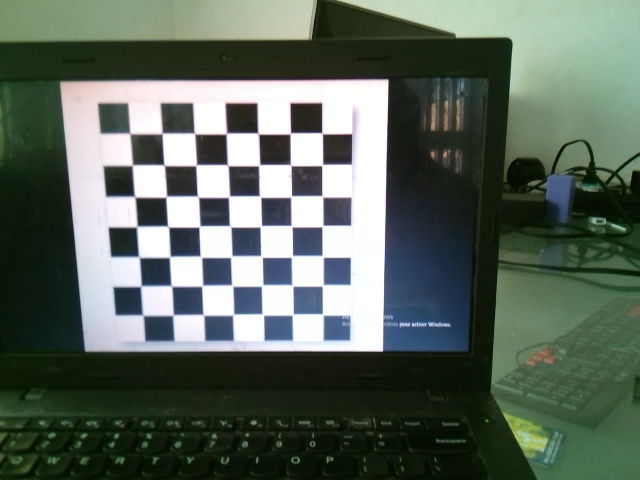
#> input picture deep/camera/left/1.jpg, 640 x 480 px; its folder holds only this picture in this run
$ python calibrate.py
#> lines starting #> are read from the running program, lines starting #| are printed output that depends on the picture; after the words box and inside, x2 and y2 are one past the last pixel; in counts of white or black regions, pixels touching at a corner belong together; long printed decimals are rounded
import cv2
import numpy as np
import os
import glob

# Defining the dimensions of checkerboard
CHECKERBOARD = (7, 7)
criteria = (cv2.TERM_CRITERIA_EPS + cv2.TERM_CRITERIA_MAX_ITER, 30, 0.001)

# Creating vector to store vectors of 3D points for each checkerboard image
objpoints = []
# Creating vector to store vectors of 2D points for each checkerboard image
imgpoints = []

# Defining the world coordinates for 3D points
objp = np.zeros((1, CHECKERBOARD[0] * CHECKERBOARD[1], 3), np.float32)
objp[0, :, :2] = np.mgrid[0:CHECKERBOARD[0], 0:CHECKERBOARD[1]].T.reshape(-1, 2)
prev_img_shape = None

# Extracting path of individual image stored in a given directory
images = glob.glob('camera/left/*.jpg')
for fname in images:
    img = cv2.imread(fname)
#> img is the input picture: shape (480, 640, 3); mean B, G, R 92.3, 102.6, 90.8
    gray = cv2.cvtColor(img, cv2.COLOR_BGR2GRAY)
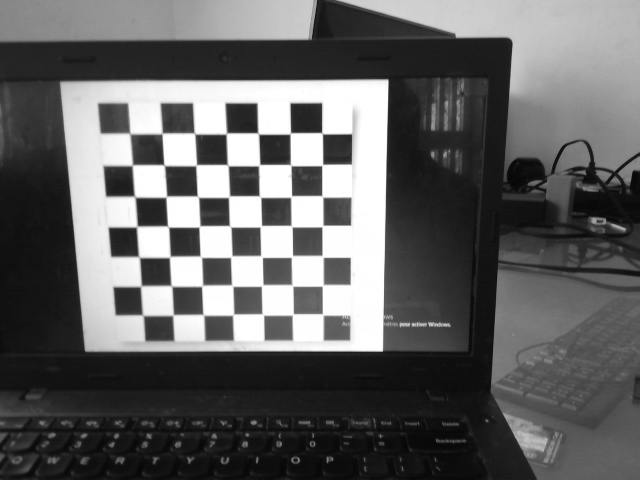
#> gray: shape (480, 640); min 4, max 255, mean 97.9
    # Find the chess board corners
    # If desired number of corners are found in the image then ret = true
    ret, corners = cv2.findChessboardCorners(gray, CHECKERBOARD,
                   cv2.CALIB_CB_ADAPTIVE_THRESH + cv2.CALIB_CB_FAST_CHECK + cv2.CALIB_CB_NORMALIZE_IMAGE)
#> ret = True; corners = 49 rows, first 8: [142.7, 315.1], [140.9, 286.1], [138.3, 256.3], [136.6, 226.7], [134.4, 196.3], [132.3, 165.4], [129.9, 133.7], [173, 315]

    """
    If desired number of corner are detected,
    we refine the pixel coordinates and display
    them on the images of checker board
    """
    if ret == True:
        objpoints.append(objp)
        # refining pixel coordinates for given 2d points.
        corners2 = cv2.cornerSubPix(gray, corners, (11, 11), (-1, -1), criteria)
#> corners2 = 49 rows, first 8: [142.8, 315.1], [140.9, 286.1], [139, 257], [136.8, 226.6], [134.7, 196.6], [132.3, 165.2], [129.9, 133.6], [173, 315]

        imgpoints.append(corners2)

        # Draw and display the corners
        img = cv2.drawChessboardCorners(img, CHECKERBOARD, corners2, ret)
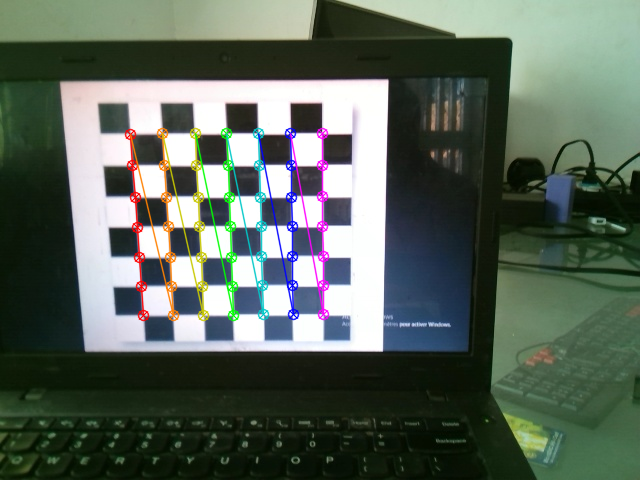
#> img: shape (480, 640, 3); 3.51% of pixels changed, all inside (x1, y1, x2, y2) = (124, 127, 330, 322)

        #cv2.imwrite('img', img)
    #cv2.waitKey(0)
#print("Ok")
cv2.destroyAllWindows()
path1="camera/right/1.jpg"
img=cv2.imread(path1)
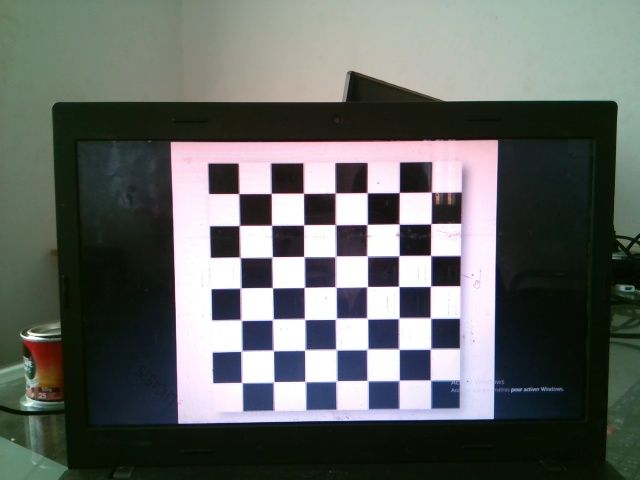
#> input picture deep/camera/right/1.jpg, 640 x 480 px
#> img is the input picture: shape (480, 640, 3); mean B, G, R 101.1, 103.9, 99.8
h, w = img.shape[:2]
#> h = 480; w = 640

"""
Performing camera calibration by
passing the value of known 3D points (objpoints)
and corresponding pixel coordinates of the
detected corners (imgpoints)
"""
gray=cv2.cvtColor(img, cv2.COLOR_BGR2GRAY)
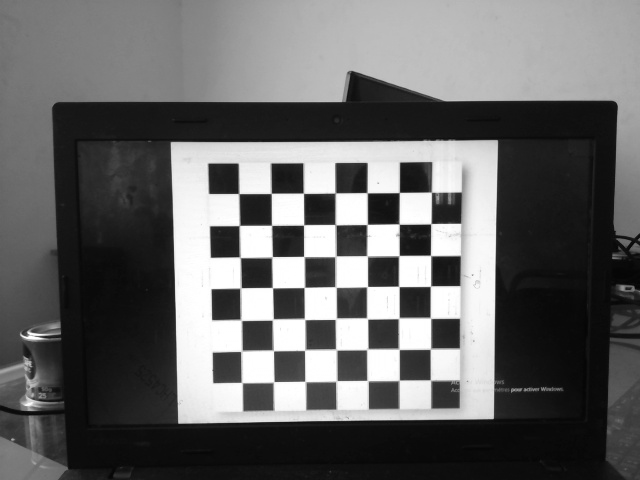
#> gray: shape (480, 640); min 4, max 255, mean 102.3
ret, mtx, dist, rvecs, tvecs = cv2.calibrateCamera(objpoints, imgpoints, gray.shape[::-1], None, None)
#> ret = 0.224; mtx = [[484, 0, 351.5], [0, 470.1, 294.5], [0, 0, 1]]; dist = [[-0.0137, 0.536, 0.0196, 0.00683, -0.92]]; rvecs = ([0.126, 0.154, -1.56],); tvecs = ([-6.95, 0.645, 16.15],)

print("Camera matrix : \n")
print(mtx)
#| [[483.977   0.         351.529]
#|  [  0.         470.146 294.535]
#|  [  0.           0.           1.        ]]
print("dist : \n")
print(dist)
#| [[-0.01371  0.536  0.01959  0.006825  -0.9199]]
print("rvecs : \n")
print(rvecs)
#| (array([[ 0.1263 ],
#|        [ 0.154],
#|        [-1.562]]),)
print("tvecs : \n")
print(tvecs)
#| (array([[-6.950],
#|        [ 0.6449],
#|        [16.149 ]]),)
